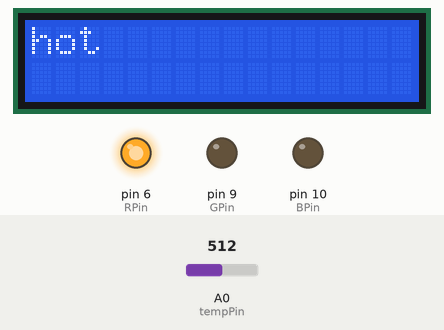
Recording of a sketch running on a simulated Arduino Uno, built with avr-gcc and run on an emulated ATmega328P. On the bench: 16×2 character LCD, output pins drawn as LEDs (lit = HIGH). The inputs (shaded band) are chosen by the test bench; at power-on: A0 (tempPin) = 512. What the sketch prints to the serial monitor is not drawn.

Above: at 1.2 s.
1.3 s: A0 (tempPin) set to 61
At 2.9 s:
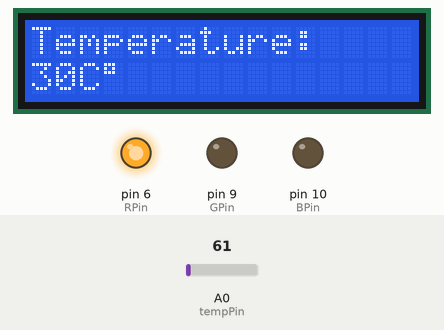
3.5 s: A0 (tempPin) set to 53
At 4.8 s:
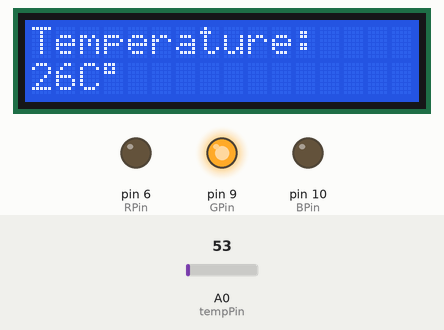
5.5 s: A0 (tempPin) set to 20
At 6.7 s:
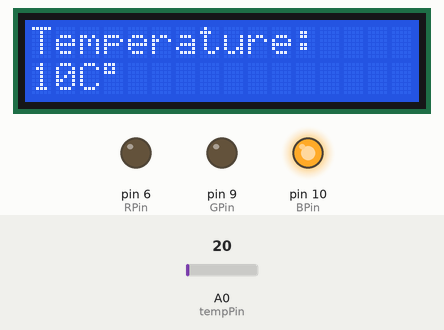
7.5 s: A0 (tempPin) set to 122
At 8.5 s:
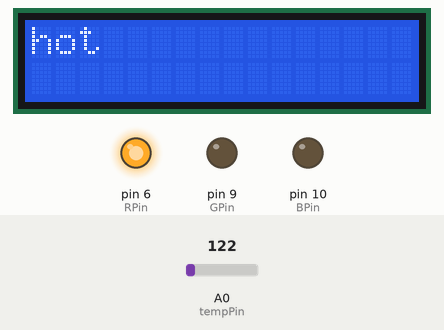
Timing chart, 0 to 10.5 s (numbered marks = the images above; inputs shaded):
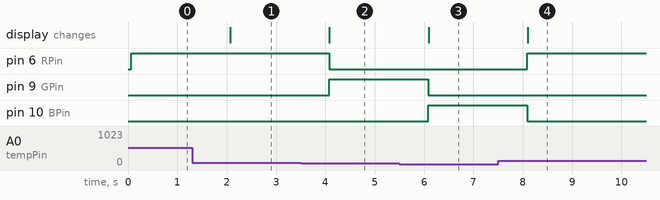

Measured:
- the behaviour switches between 58 and 57 on A0 (tempPin) (found by bisection; images 1 and 2)
- after the input at 1.3 s, the display: changes after 0.77 s (image 1)
- after the input at 3.5 s, pin 6 (RPin): HIGH → LOW after 0.58 s; pin 9 (GPin): LOW → HIGH after 0.58 s; the display: changes after 0.58 s (image 2)
- after the input at 5.5 s, pin 9 (GPin): HIGH → LOW after 0.59 s; pin 10 (BPin): LOW → HIGH after 0.59 s; the display: changes after 0.59 s (image 3)
- after the input at 7.5 s, pin 6 (RPin): LOW → HIGH after 0.60 s; pin 10 (BPin): HIGH → LOW after 0.60 s; the display: changes after 0.60 s (image 4)

The sketch:

Ex.11_Output_temperatur_to_LCD_display.ino
```cpp
#include <LiquidCrystal.h>


char RPin = 6;
char GPin = 9;
char BPin = 10;
char tempPin = A0;

const int rs = 12, en = 11, d4 = 5, d5 = 4, d6 = 3, d7 = 2;

LiquidCrystal lcd(rs, en, d4, d5, d6, d7);

void setup() {

//exercise 9 and 10
  pinMode(tempPin,INPUT);
  pinMode(RPin, OUTPUT);
  pinMode(GPin, OUTPUT);
  pinMode(BPin, OUTPUT);

  Serial.begin(2000000);

// exercise 11:
  lcd.begin(16, 2);

}

void loop() {

  // This section is for exercise 9 and 10
  int valT = analogRead(A0);
  int temp = (valT*5)/10;
  Serial.println(temp);


  if(temp > 28){
    digitalWrite(RPin,255);
    digitalWrite(GPin,0);
    digitalWrite(BPin,0);}
  else if (temp < 26){
    digitalWrite(RPin,0);
    digitalWrite(GPin,0);
    digitalWrite(BPin,255);
  } else  {
    digitalWrite(RPin,0);
    digitalWrite(GPin,255);
    digitalWrite(BPin,0);
    }

// this section is for exercise 11

    if(temp > 30){
    lcd.clear();
    lcd.print("hot ");
    }else {
    lcd.clear();
    lcd.print("Temperature:");
    lcd.setCursor(0, 2);
    lcd.print(temp);
    lcd.print("C");
    lcd.print(char(223));
    }

    delay(1000);

}
```
